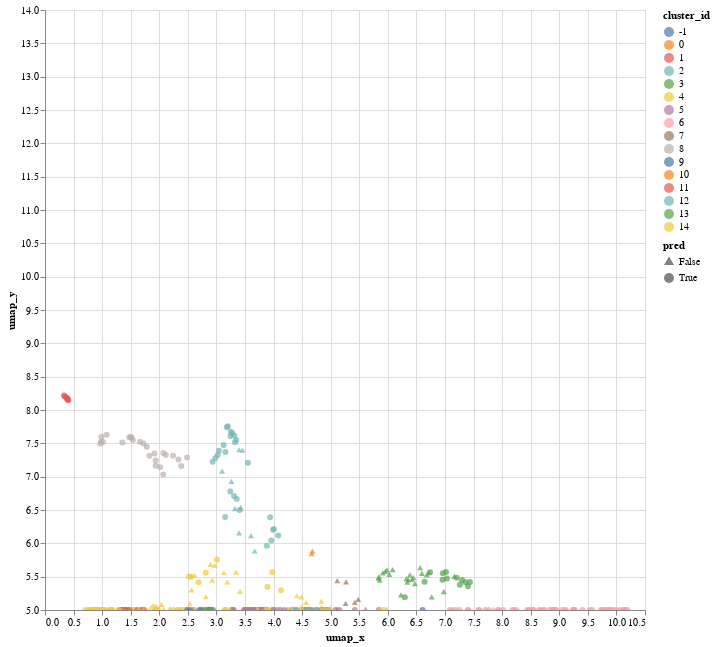

Source (notebook cell):
### Code cell
points.interactive()

### Figure 1 — Vega-Lite specification as saved in the notebook (floating-point values rounded to 4 significant figures; data arrays with more than 128 entries replaced by an {"elided": "..."} marker saying what was removed)
{"config": {"view": {"continuousWidth": 400, "continuousHeight": 300}}, "data": {"name": "data-07f8575899d72aa2adce08b7694c22d1"}, "mark": {"type": "point", "filled": true, "size": 36}, "encoding": {"color": {"type": "nominal", "field": "cluster_id"}, "shape": {"type": "nominal", "field": "pred", "scale": {"range": ["triangle", "circle"], "zero": true}}, "x": {"type": "quantitative", "field": "umap_x", "scale": {"clamp": true, "domain": [0, 10.5]}}, "y": {"type": "quantitative", "field": "umap_y", "scale": {"clamp": true, "domain": [5, 14]}}}, "height": 600, "selection": {"selector002": {"type": "interval", "bind": "scales", "encodings": ["x", "y"]}}, "width": 600, "$schema": "https://vega.github.io/schema/vega-lite/v4.8.1.json", "datasets": {"data-07f8575899d72aa2adce08b7694c22d1": {"elided": "395 records"}}}
